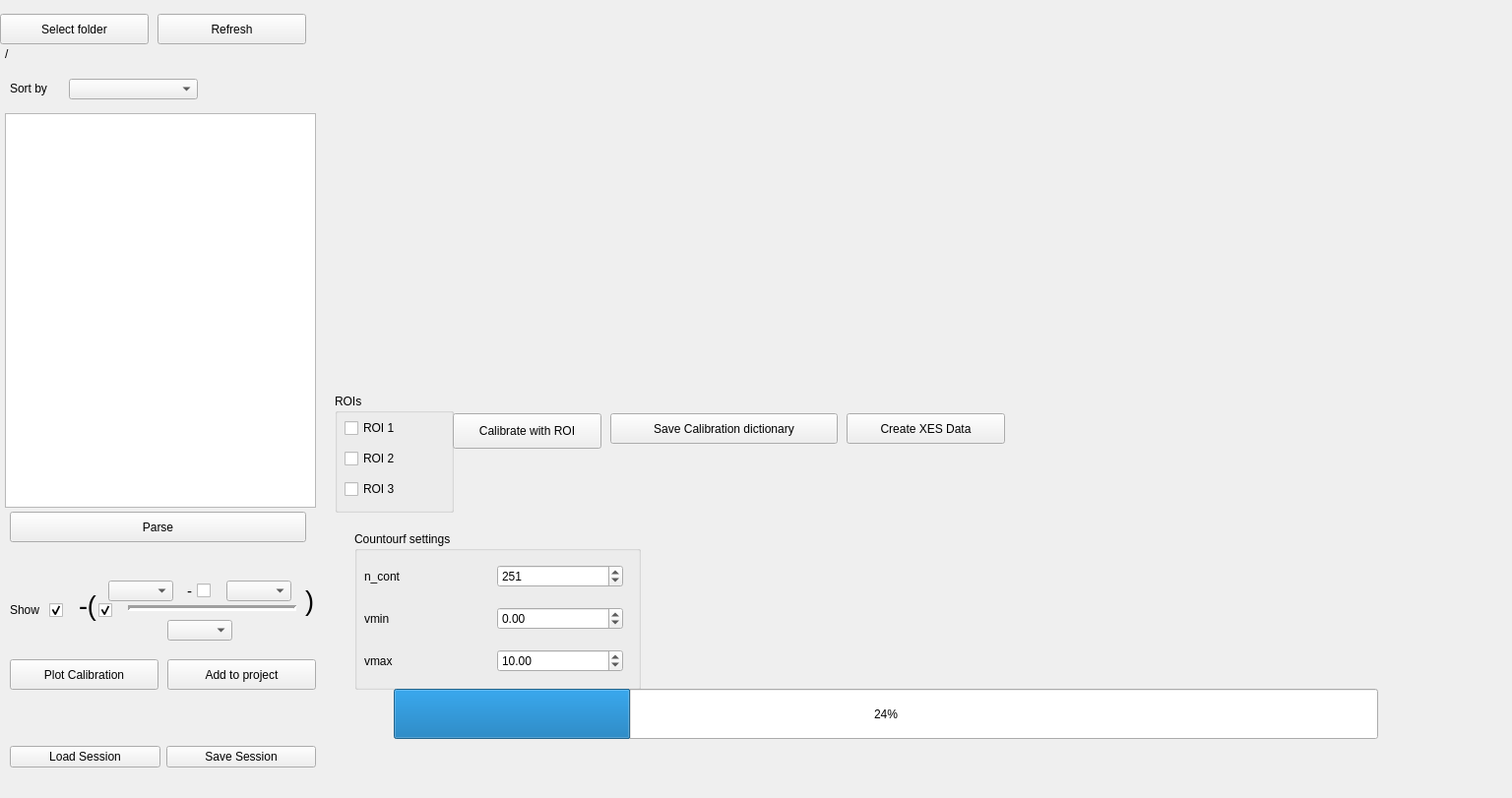
<?xml version="1.0" encoding="UTF-8"?>
<ui version="4.0">
 <class>Xview</class>
 <widget class="QMainWindow" name="Xview">
  <property name="geometry">
   <rect>
    <x>0</x>
    <y>0</y>
    <width>1536</width>
    <height>811</height>
   </rect>
  </property>
  <property name="windowTitle">
   <string>Xview</string>
  </property>
  <widget class="QWidget" name="centralwidget">
   <widget class="QWidget" name="verticalLayoutWidget">
    <property name="geometry">
     <rect>
      <x>350</x>
      <y>20</y>
      <width>561</width>
      <height>371</height>
     </rect>
    </property>
    <layout class="QVBoxLayout" name="layout_plot_rixs"/>
   </widget>
   <widget class="QListWidget" name="list_data">
    <property name="geometry">
     <rect>
      <x>5</x>
      <y>115</y>
      <width>316</width>
      <height>401</height>
     </rect>
    </property>
   </widget>
   <widget class="QLabel" name="label3">
    <property name="geometry">
     <rect>
      <x>10</x>
      <y>80</y>
      <width>61</width>
      <height>20</height>
     </rect>
    </property>
    <property name="text">
     <string>Sort by</string>
    </property>
   </widget>
   <widget class="QLabel" name="label_working_folder">
    <property name="geometry">
     <rect>
      <x>5</x>
      <y>45</y>
      <width>311</width>
      <height>20</height>
     </rect>
    </property>
    <property name="text">
     <string>/</string>
    </property>
   </widget>
   <widget class="QComboBox" name="comboBox_sort_files_by">
    <property name="geometry">
     <rect>
      <x>70</x>
      <y>80</y>
      <width>131</width>
      <height>21</height>
     </rect>
    </property>
   </widget>
   <widget class="QPushButton" name="push_add_to_project">
    <property name="geometry">
     <rect>
      <x>170</x>
      <y>670</y>
      <width>151</width>
      <height>31</height>
     </rect>
    </property>
    <property name="text">
     <string>Add to project</string>
    </property>
   </widget>
   <widget class="QPushButton" name="push_plot_data">
    <property name="geometry">
     <rect>
      <x>10</x>
      <y>670</y>
      <width>151</width>
      <height>31</height>
     </rect>
    </property>
    <property name="text">
     <string>Plot Calibration</string>
    </property>
   </widget>
   <widget class="QPushButton" name="push_refresh_folder">
    <property name="geometry">
     <rect>
      <x>160</x>
      <y>14</y>
      <width>151</width>
      <height>31</height>
     </rect>
    </property>
    <property name="text">
     <string>Refresh</string>
    </property>
   </widget>
   <widget class="QPushButton" name="push_select_folder">
    <property name="geometry">
     <rect>
      <x>0</x>
      <y>14</y>
      <width>151</width>
      <height>31</height>
     </rect>
    </property>
    <property name="text">
     <string>Select folder</string>
    </property>
   </widget>
   <widget class="QComboBox" name="comboBox_data_numerator">
    <property name="geometry">
     <rect>
      <x>110</x>
      <y>590</y>
      <width>66</width>
      <height>21</height>
     </rect>
    </property>
   </widget>
   <widget class="QLabel" name="label_2">
    <property name="geometry">
     <rect>
      <x>80</x>
      <y>590</y>
      <width>51</width>
      <height>51</height>
     </rect>
    </property>
    <property name="font">
     <font>
      <family>Cantarell</family>
      <pointsize>20</pointsize>
      <italic>false</italic>
      <bold>false</bold>
     </font>
    </property>
    <property name="text">
     <string>-(</string>
    </property>
   </widget>
   <widget class="QLabel" name="label">
    <property name="geometry">
     <rect>
      <x>310</x>
      <y>590</y>
      <width>21</width>
      <height>41</height>
     </rect>
    </property>
    <property name="font">
     <font>
      <family>Cantarell</family>
      <pointsize>20</pointsize>
      <italic>false</italic>
      <bold>false</bold>
     </font>
    </property>
    <property name="text">
     <string>)</string>
    </property>
   </widget>
   <widget class="QLabel" name="label_5">
    <property name="geometry">
     <rect>
      <x>10</x>
      <y>610</y>
      <width>41</width>
      <height>20</height>
     </rect>
    </property>
    <property name="text">
     <string>Show</string>
    </property>
   </widget>
   <widget class="QComboBox" name="comboBox_data_bkg">
    <property name="geometry">
     <rect>
      <x>230</x>
      <y>590</y>
      <width>66</width>
      <height>21</height>
     </rect>
    </property>
   </widget>
   <widget class="QCheckBox" name="checkBox_inv_bin">
    <property name="geometry">
     <rect>
      <x>50</x>
      <y>610</y>
      <width>31</width>
      <height>21</height>
     </rect>
    </property>
    <property name="font">
     <font>
      <family>Cantarell</family>
      <pointsize>22</pointsize>
      <italic>false</italic>
      <bold>false</bold>
     </font>
    </property>
    <property name="text">
     <string/>
    </property>
    <property name="checked">
     <bool>true</bool>
    </property>
   </widget>
   <widget class="QCheckBox" name="checkBox_ratio">
    <property name="geometry">
     <rect>
      <x>100</x>
      <y>610</y>
      <width>21</width>
      <height>21</height>
     </rect>
    </property>
    <property name="font">
     <font>
      <family>Cantarell</family>
      <pointsize>22</pointsize>
      <italic>false</italic>
      <bold>false</bold>
     </font>
    </property>
    <property name="text">
     <string/>
    </property>
    <property name="checked">
     <bool>true</bool>
    </property>
   </widget>
   <widget class="QComboBox" name="comboBox_data_denominator">
    <property name="geometry">
     <rect>
      <x>170</x>
      <y>630</y>
      <width>66</width>
      <height>21</height>
     </rect>
    </property>
   </widget>
   <widget class="QLabel" name="label_3">
    <property name="geometry">
     <rect>
      <x>190</x>
      <y>590</y>
      <width>16</width>
      <height>21</height>
     </rect>
    </property>
    <property name="font">
     <font>
      <family>Cantarell</family>
      <pointsize>11</pointsize>
      <italic>false</italic>
      <bold>false</bold>
     </font>
    </property>
    <property name="text">
     <string>-</string>
    </property>
   </widget>
   <widget class="Line" name="line">
    <property name="geometry">
     <rect>
      <x>130</x>
      <y>610</y>
      <width>171</width>
      <height>16</height>
     </rect>
    </property>
    <property name="lineWidth">
     <number>3</number>
    </property>
    <property name="orientation">
     <enum>Qt::Horizontal</enum>
    </property>
   </widget>
   <widget class="QWidget" name="verticalLayoutWidget_2">
    <property name="geometry">
     <rect>
      <x>940</x>
      <y>20</y>
      <width>561</width>
      <height>371</height>
     </rect>
    </property>
    <layout class="QVBoxLayout" name="layout_plot_linecut"/>
   </widget>
   <widget class="QCheckBox" name="checkBox_bkg_subtr">
    <property name="enabled">
     <bool>true</bool>
    </property>
    <property name="geometry">
     <rect>
      <x>200</x>
      <y>590</y>
      <width>21</width>
      <height>21</height>
     </rect>
    </property>
    <property name="font">
     <font>
      <family>Cantarell</family>
      <pointsize>22</pointsize>
      <italic>false</italic>
      <bold>false</bold>
     </font>
    </property>
    <property name="text">
     <string/>
    </property>
    <property name="checked">
     <bool>false</bool>
    </property>
   </widget>
   <widget class="QGroupBox" name="groupBox">
    <property name="geometry">
     <rect>
      <x>360</x>
      <y>540</y>
      <width>291</width>
      <height>161</height>
     </rect>
    </property>
    <property name="title">
     <string>Countourf settings</string>
    </property>
    <widget class="QWidget" name="gridLayoutWidget">
     <property name="geometry">
      <rect>
       <x>10</x>
       <y>20</y>
       <width>263</width>
       <height>140</height>
      </rect>
     </property>
     <layout class="QGridLayout" name="gridLayout">
      <item row="0" column="0">
       <widget class="QLabel" name="label_4">
        <property name="text">
         <string>n_cont</string>
        </property>
       </widget>
      </item>
      <item row="0" column="1">
       <widget class="QSpinBox" name="spinBox_contourf_n">
        <property name="minimum">
         <number>1</number>
        </property>
        <property name="maximum">
         <number>1001</number>
        </property>
        <property name="value">
         <number>251</number>
        </property>
       </widget>
      </item>
      <item row="1" column="0">
       <widget class="QLabel" name="label_6">
        <property name="text">
         <string>vmin</string>
        </property>
       </widget>
      </item>
      <item row="2" column="0">
       <widget class="QLabel" name="label_7">
        <property name="text">
         <string>vmax</string>
        </property>
       </widget>
      </item>
      <item row="1" column="1">
       <widget class="QDoubleSpinBox" name="doubleSpinBox_contourf_vmin">
        <property name="minimum">
         <double>-1000000.000000000000000</double>
        </property>
        <property name="maximum">
         <double>1000000.000000000000000</double>
        </property>
        <property name="singleStep">
         <double>0.100000000000000</double>
        </property>
       </widget>
      </item>
      <item row="2" column="1">
       <widget class="QDoubleSpinBox" name="doubleSpinBox_contourf_vmax">
        <property name="minimum">
         <double>-10000000.000000000000000</double>
        </property>
        <property name="maximum">
         <double>100000000.000000000000000</double>
        </property>
        <property name="singleStep">
         <double>0.100000000000000</double>
        </property>
        <property name="value">
         <double>10.000000000000000</double>
        </property>
       </widget>
      </item>
     </layout>
    </widget>
   </widget>
   <widget class="QPushButton" name="push_parse_data">
    <property name="geometry">
     <rect>
      <x>10</x>
      <y>520</y>
      <width>301</width>
      <height>31</height>
     </rect>
    </property>
    <property name="text">
     <string>Parse</string>
    </property>
   </widget>
   <widget class="QProgressBar" name="progressBar_h5processing">
    <property name="geometry">
     <rect>
      <x>400</x>
      <y>700</y>
      <width>1000</width>
      <height>51</height>
     </rect>
    </property>
    <property name="maximumSize">
     <size>
      <width>1000</width>
      <height>200</height>
     </size>
    </property>
    <property name="value">
     <number>24</number>
    </property>
   </widget>
   <widget class="QGroupBox" name="groupBox_rois">
    <property name="geometry">
     <rect>
      <x>340</x>
      <y>400</y>
      <width>121</width>
      <height>121</height>
     </rect>
    </property>
    <property name="title">
     <string>ROIs</string>
    </property>
    <widget class="QWidget" name="verticalLayoutWidget_3">
     <property name="geometry">
      <rect>
       <x>10</x>
       <y>20</y>
       <width>101</width>
       <height>92</height>
      </rect>
     </property>
     <layout class="QVBoxLayout" name="verticalLayout">
      <item>
       <widget class="QCheckBox" name="checkBox_roi1">
        <property name="text">
         <string>ROI 1</string>
        </property>
       </widget>
      </item>
      <item>
       <widget class="QCheckBox" name="checkBox_roi2">
        <property name="text">
         <string>ROI 2</string>
        </property>
       </widget>
      </item>
      <item>
       <widget class="QCheckBox" name="checkBox_roi3">
        <property name="text">
         <string>ROI 3</string>
        </property>
       </widget>
      </item>
     </layout>
    </widget>
   </widget>
   <widget class="QWidget" name="horizontalLayoutWidget">
    <property name="geometry">
     <rect>
      <x>10</x>
      <y>750</y>
      <width>311</width>
      <height>38</height>
     </rect>
    </property>
    <layout class="QHBoxLayout" name="horizontalLayout">
     <item>
      <widget class="QPushButton" name="pushButton_load_session">
       <property name="text">
        <string>Load Session</string>
       </property>
      </widget>
     </item>
     <item>
      <widget class="QPushButton" name="pushButton_save_session">
       <property name="text">
        <string>Save Session</string>
       </property>
      </widget>
     </item>
    </layout>
   </widget>
   <widget class="QPushButton" name="pushButton_calibrate_with_roi">
    <property name="geometry">
     <rect>
      <x>460</x>
      <y>420</y>
      <width>151</width>
      <height>36</height>
     </rect>
    </property>
    <property name="text">
     <string>Calibrate with ROI</string>
    </property>
   </widget>
   <widget class="QPushButton" name="pushButton_save_calibration_dict">
    <property name="geometry">
     <rect>
      <x>620</x>
      <y>420</y>
      <width>231</width>
      <height>31</height>
     </rect>
    </property>
    <property name="text">
     <string>Save Calibration dictionary</string>
    </property>
   </widget>
   <widget class="QPushButton" name="pushButton_create_xes_data">
    <property name="geometry">
     <rect>
      <x>860</x>
      <y>420</y>
      <width>161</width>
      <height>31</height>
     </rect>
    </property>
    <property name="text">
     <string>Create XES Data</string>
    </property>
   </widget>
  </widget>
  <action name="action_open_project">
   <property name="text">
    <string>&amp;Open project</string>
   </property>
  </action>
  <action name="action_save_project">
   <property name="text">
    <string>&amp;Save project</string>
   </property>
  </action>
  <action name="action_save_datasets_as_text">
   <property name="text">
    <string>Save datasets as text</string>
   </property>
  </action>
  <action name="action_exit">
   <property name="text">
    <string>&amp;Exit</string>
   </property>
  </action>
  <action name="action_merge">
   <property name="text">
    <string>Merge</string>
   </property>
  </action>
  <action name="action_rename">
   <property name="text">
    <string>Rename</string>
   </property>
  </action>
  <action name="action_remove">
   <property name="text">
    <string>Remove</string>
   </property>
  </action>
  <action name="action_combine_and_save_as_text">
   <property name="text">
    <string>Combine and save as text</string>
   </property>
  </action>
 </widget>
 <resources/>
 <connections/>
</ui>
